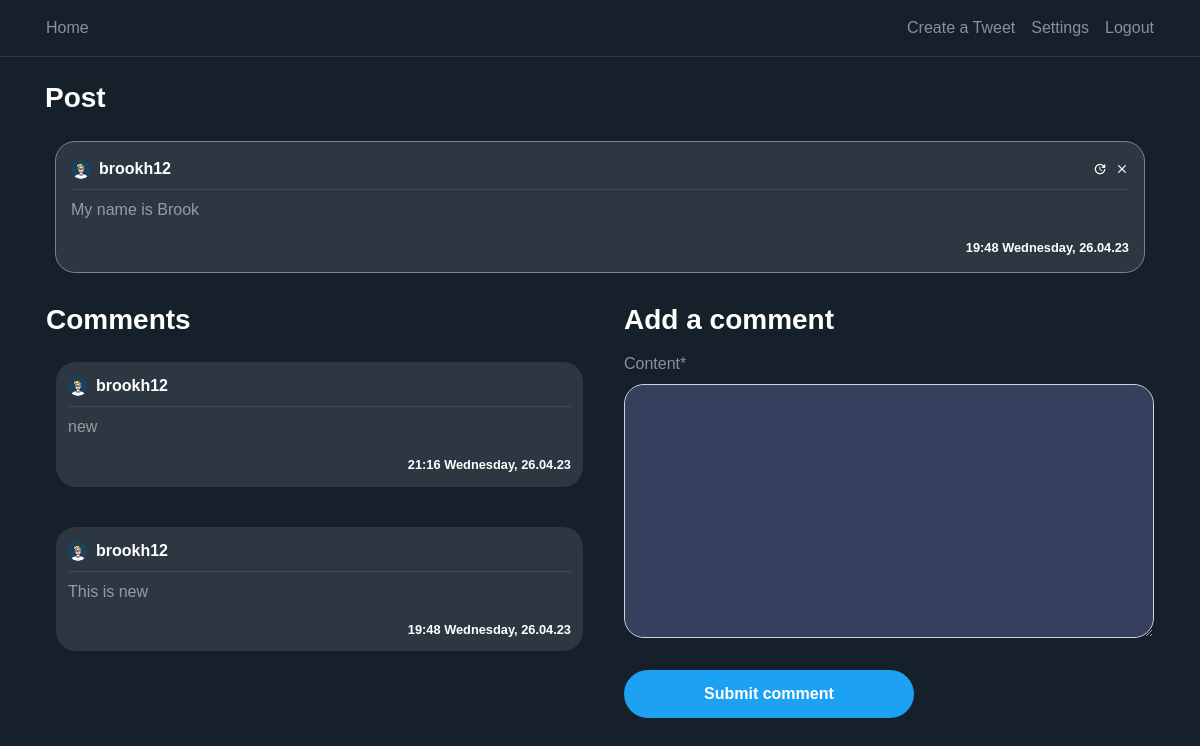
The app's page /post/1/ (signed in) with its own data.
### blog/models.py (models this page shows, shortened)
class Post(models.Model):
    content = models.TextField(max_length=1000)
    date_posted = models.DateTimeField(default=timezone.now)
    author = models.ForeignKey(User, on_delete=models.CASCADE)
    likes= models.IntegerField(default=0)
    dislikes= models.IntegerField(default=0)

class Comment(models.Model):
    content = models.TextField(max_length=150)
    date_posted = models.DateTimeField(default=timezone.now)
    author = models.ForeignKey(User, on_delete=models.CASCADE)
    post_connected = models.ForeignKey(Post, on_delete=models.CASCADE)

### users/models.py (models this page shows, shortened)
class Profile(models.Model):
    user = models.OneToOneField(User, on_delete=models.CASCADE)
    image = models.ImageField(default='default.png', upload_to='profile_pics')

### blog/views.py (the view)
# urls.py: path('post/<int:pk>/', PostDetailView.as_view(), name='post-detail'),
class PostDetailView(DetailView):
    model = Post
    template_name = 'blog/post_detail.html'
    context_object_name = 'post'
    def get_context_data(self, **kwargs):
        data = super().get_context_data(**kwargs)
        comments_connected = Comment.objects.filter(post_connected=self.get_object()).order_by('-date_posted')
        data['comments'] = comments_connected
        data['form'] = NewCommentForm(instance=self.request.user)
        return data
    def post(self, request, *args, **kwargs):
        new_comment = Comment(content=request.POST.get('content'),
                              author=self.request.user,
                              post_connected=self.get_object())
        new_comment.save()
        return self.get(self, request, *args, **kwargs)

### blog/forms.py
class NewCommentForm(forms.ModelForm):
    class Meta:
        model = Comment
        fields = ['content']

### blog/templates/blog/post_detail.html (shortened to what this page needs)
{% extends "blog/base.html" %}
{% load crispy_forms_tags %}
{% block content %}
<div class="container">
    <h3 class="white-important mb-3">
        Post
    </h3>
   <article class="media content-section">
        <div style="width: 100%; word-break: break-all;" class="hovered-tweet-comment">
            <div class="pb-2 row m-0 " style="width: 100%; margin-right: 0 !important;">
               <div
                       style="padding-left: 0px !important;"
                       class="col-8 no-padding d-flex align-items-center">
                   <img
                       class="rounded-circle mr-2"
                       style="width: 20px; height: 20px;"
                       src="{{ post.author.profile.image.url }}">
                   <a class="mr-2 white-important" href="{% url 'user-posts' post.author %}">
                       {{ post.author }}
                   </a>
               </div>
               <div class="col-4 d-flex flex-row-reverse no-padding align-items-center"
                    style="padding-right: 0 !important;">
                   {% if post.author == user %}
                        <a class="material-icons ml-2"
                           style="font-size: 14px"
                                href="{% url 'post-delete' post.id %}">clear</a>
                        <a class="material-icons ml-2"
                           style="font-size: 14px"
                                href="{% url 'post-update' post.id %}">update</a>
                    {%  endif %}
               </div>
           </div>
            <div
                    class="mb-2 "
                    style="width: 100%; height: 1px; background-color: rgba(255, 255, 255, 0.1)"></div>
            <a style="color: rgba(255, 255, 255, 0.5) !important;">
                <p>
                    {{ post.content }}
                </p>
                <small
                    class="white-important d-flex full-width flex-row-reverse">
                    {{ post.date_posted | date:"H:i l, d.m.y" }}
                </small>
            </a>
        </div>
   </article>
    <div class="row pl-3">
        <div class="col-12 col-md-6 pl-0">
         <h3 class="white-important mb-3">
             Comments
         </h3>
        {% for comment in comments %}
            <article class="media content-section">
                <div style="width: 100%; word-break: break-all;" class="hovered-tweet-comment-in">
                <div class="pb-2 row m-0" style="width: 100%; margin-right: 0 !important;">
                   <div
                           style="padding-left: 0px !important;"
                           class="col-8 no-padding d-flex align-items-center">
                       <img
                           class="rounded-circle mr-2"
                           style="width: 20px; height: 20px;"
                           src="{{ comment.author.profile.image.url }}">
                       <a class="mr-2 white-important" href="{% url 'user-posts' comment.author.username %}">
                           {{ comment.author }}
                       </a>
                   </div>
               </div>
                <div
                        class="mb-2"
                        style="width: 100%; height: 1px; background-color: rgba(255, 255, 255, 0.1)"></div>
                <a style="color: rgba(255, 255, 255, 0.5) !important;">
                    <p>
                        {{ comment.content }}
                    </p>
                    <small
                        class="white-important d-flex full-width flex-row-reverse">
                        {{ comment.date_posted | date:"H:i l, d.m.y" }}
                    </small>
                </a>
            </div>
            </article>
        {% endfor %}
        </div>
        {% if user is not None %}
            <div class="col-12 col-md-6 pl-0 pl-md-3 pr-3">
                <h3 class="white-important mb-3">
                    Add a comment
                </h3>
                <form method="POST">
                    <fieldset class="form-group">
                        {{ form | crispy }}
                    </fieldset>
                    <div class="form-group">
                        <button class="btn btn-outline-primary" type="submit">Submit comment</button>
                    </div>
                </form>
            </div>
        {% endif %}
    </div>
  </div>
{% endblock content %}

### blog/static/blog/main.css (style rules this page uses)
:root { --muted-color: rgba(255, 255, 255, 0.5); }
body { background: #15202b; color: var(--muted-color); margin-top: 5rem; }
h1, h2, h3, h4, h5, h6 { color: var(--muted-color); }
.content-section { padding: 10px 10px; margin-bottom: 20px; }
.no-padding { padding: 0 !important; }
a { color: white; text-underline: none; text-decoration: none !important; }
article { border-radius: 4px; }
.white-important { color: white; font-weight: bold; }
.full-width { width: 100% }
.btn-outline-primary { border-color: white; color: white !important; padding: 12px 80px 12px 80px; font-weight: bold; background-color: #1da1f2; border:0; border-radius: 25px; }
.form-control { background-color: #36405e !important; color: var(--muted-color) !important; box-shadow: 0 0 0 0 !important; border-radius: 20px !important; }
.hovered-tweet-comment { background-color: #2d3741 !important; padding:15px; border-radius: 20px; border:1px solid grey; }
.hovered-tweet-comment-in { background-color: #2d3741 !important; padding:12px; border-radius: 20px; }

### blog/static/blog/style.css (style rules this page uses)
body { font-family: Arial, Helvetica, sans-serif; height: 100vh; margin: 0; padding: 0; }

### records on screen
Post: author.profile.image (picture), author "brookh12", content "My name is Brook", date_posted "19:48 Wednesday, 26.04.23"
Comment: author.profile.image (picture), author "brookh12", content "new", date_posted "21:16 Wednesday, 26.04.23"
Comment: author.profile.image (picture), author "brookh12", content "This is new", date_posted "19:48 Wednesday, 26.04.23"
